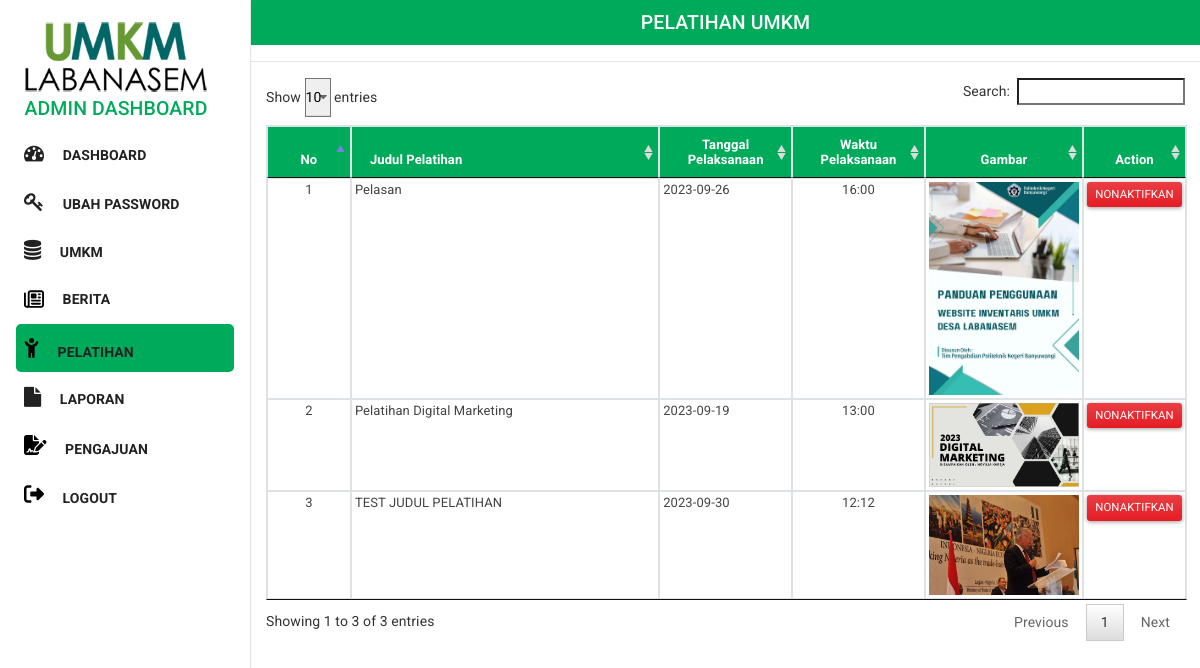
The app's page /_admin/eventview.php (signed in) with its own data.
### tables this page shows
CREATE TABLE `event` (
  `eventid` int(11) NOT NULL,
  `newsid` int(11) NOT NULL,
  `judul` varchar(100) NOT NULL,
  `tanggal` date NOT NULL,
  `waktu` varchar(5) NOT NULL,
  `status` varchar(20) NOT NULL,
  `dateinsert` datetime NOT NULL,
  `lastupdate` datetime DEFAULT NULL
);

CREATE TABLE `news` (
  `newsid` int(11) NOT NULL,
  `newssubject` varchar(100) NOT NULL,
  `newsdate` date NOT NULL,
  `newsshortdesc` varchar(200) NOT NULL,
  `newsdesc` text NOT NULL,
  `newspicture` varchar(100) NOT NULL,
  `lastupdate` datetime DEFAULT NULL
);

### _admin/eventview.php (the view, shortened to what this page needs)
<?php
require"../system/sistem.php";
	$time = $_SERVER['REQUEST_TIME'];
	if (isset($_SESSION['LAST_ACTIVITY']) &&  ($time - $_SESSION['LAST_ACTIVITY']) > $_SESSION['TIME_DURATION']) {
		session_unset();
		session_destroy();
		session_start();
		header( "Location:index.php?pesan=Session Expired!" );
	}
	else if (isset($_SESSION['ses_username']))
{
	if ($_SESSION['ses_hak']!='administrator')
	{
		header( "Location:index.php?pesan=Forbidden Access!" );
	}
	else
	{
		if (isset($_GET['pesan']))
		{
			$pesan=periksa_input($_GET['pesan']);
		}
		else
		{
			$pesan="";
		}
?>
<html>
<head>
    <link rel="stylesheet" href="css/bootstrap.min.css"/>
    <link rel="stylesheet" href="navbar-fixed-left.min.css">
	 <link rel="stylesheet" href="https://cdnjs.cloudflare.com/ajax/libs/font-awesome/4.7.0/css/font-awesome.min.css"/>
    <link rel="stylesheet" href="css/docs.css">
</head>
<body>
	<?php
		include "menu_samping.php";
	?>
	<section class="bg-light sec-pad">
		<div class="div-bg" style="background-color:#00AA5B">
			<h4 class="h4-bg text-center"><span class="h4-bg-white">PELATIHAN UMKM</span></h4>
		</div>
		<hr>
	<div class="col-md-12 col-md-offset-2 custyle">
	<?php echo "<span style='color:green; font-weight:bold;'>".$pesan."</span>"; ?>
	<table id="paging" class="table table-bordered">
    <thead class="bg" style="background-color:#00AA5B"class="text-white">
        <tr class="text-white">
			<th class='text-center' style="width:10%;">No</th>
            <th class='' style="width:40%;">Judul Pelatihan</th>
            <th class='text-center' style="width:15%;">Tanggal Pelaksanaan</th>
			<th class='text-center' style="width:15%;">Waktu Pelaksanaan</th>
            <th class='text-center' style="width:10%;">Gambar</th>
            <th class="text-center" style="width:10%;">Action</th>
        </tr>
    </thead>
		<?php
			$sql="SELECT e.eventid as 'kode',e.judul as 'judul',e.tanggal as 'tanggal' ,e.waktu as 'waktu', n.newspicture as 'gambar' , e.status as 'status' FROM event e INNER JOIN news n ON e.newsid=n.newsid ORDER BY e.dateinsert DESC";
			$res = mysqli_query($dbconn,$sql);
			$jml = @mysqli_num_rows($res);
			if ($jml==0)
			{
				echo "  <tr>";
				echo "		<td colspan=5 class='text-center' align='center'>No Data...</td>";
				echo "  </tr>";
			}
			else
			{
				$urut=1;
				while ($rows = mysqli_fetch_assoc($res))
				{
					echo "  <tr>";
					echo "	<td class='text-center'>$urut</td>";
					echo "	<td class='text-left'>$rows[judul]</td>";
					echo "	<td class='text-left'>$rows[tanggal]</td>";
					echo "	<td class='text-center'>$rows[waktu]</td>";
					echo "  <td class='text-center'><img src='../$rows[gambar]' width='150' alt=$rows[judul]></td>";
					if ($rows['status']=='inactive')
					{
						echo "<td class='text-center'><a href='eventeditform.php?nid=$rows[kode]&cmd=del' class='btn disabled btn-danger btn-sm'><span class='glyphicon glyphicon-remove'></span> Nonaktifkan</a></td>";
					}
					else
					{
						echo "<td class='text-center'><a href='eventeditform.php?nid=$rows[kode]&cmd=del' class='btn btn-danger btn-sm'><span class='glyphicon glyphicon-remove'></span> Nonaktifkan</a></td>";
					}
					echo "</tr>";
					$urut++;
				}
			}
				echo "</table>" ;
			?>
					<link href="jquerydata/assets/css/jquery.dataTables.min.css" rel="stylesheet" media="screen">
</div>
	</section>
</body>
</html>
<?php
	}
}
else
{
	header( "Location:index.php?pesan=Forbidden Access!" );
}
?>

### _admin/css/docs.css (style rules this page uses)
body { min-height: 200vh; }
a { cursor: pointer; }
.h4-bg { margin: 10px 0; text-align:left; }
.h4-bg-white { width:100%; color:#fff; padding: 10px 30px; }
.div-bg { width: 100%; border:solid 1px transparent; }
.sec-pad { width: 100%; padding-left:1px; }

### records on screen
event: judul "Pelasan", tanggal "2023-09-26", waktu "16:00", newsid.newspicture (picture)
event: judul "Pelatihan Digital Marketing", tanggal "2023-09-19", waktu "13:00", newsid.newspicture (picture)
event: judul "TEST JUDUL PELATIHAN", tanggal "2023-09-30", waktu "12:12", newsid.newspicture (picture)
